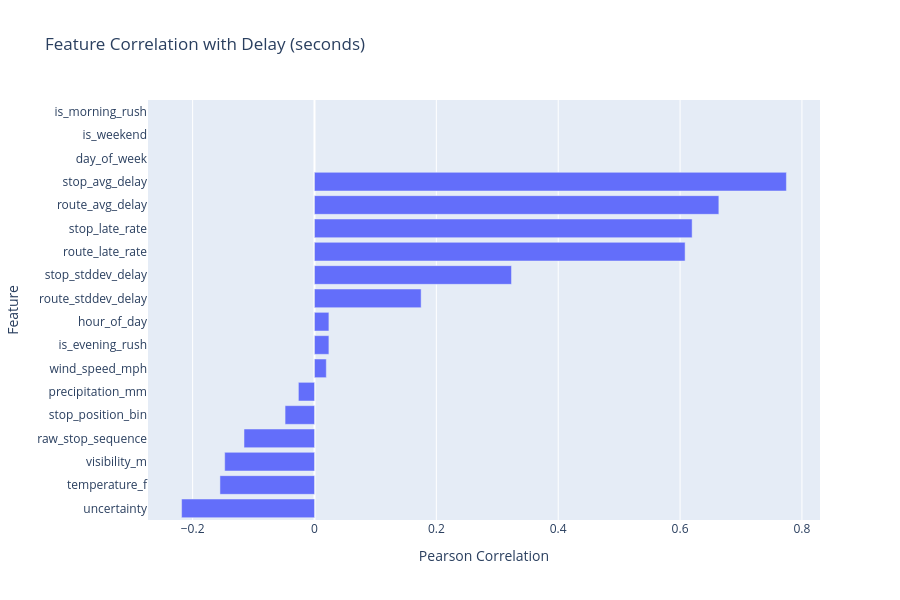

Write notebook code for a chart like this one.
### Code cell
# Correlation with target
numeric_cols = [
    "hour_of_day", "day_of_week", "is_weekend",
    "is_morning_rush", "is_evening_rush",
    "raw_stop_sequence", "stop_position_bin", "uncertainty",
    "route_avg_delay", "route_stddev_delay", "route_late_rate",
    "stop_avg_delay", "stop_stddev_delay", "stop_late_rate",
    "temperature_f", "precipitation_mm", "wind_speed_mph", "visibility_m",
    "target_delay_seconds"
]

corr_df = feature_matrix.select(numeric_cols).to_pandas()
correlations = corr_df.corr()["target_delay_seconds"].drop("target_delay_seconds").sort_values(ascending=False)

print("Feature Correlations with Delay (seconds):")
print(correlations.to_string())

fig = px.bar(
    x=correlations.values,
    y=correlations.index,
    orientation="h",
    title="Feature Correlation with Delay (seconds)",
    labels={"x": "Pearson Correlation", "y": "Feature"},
)
fig.update_layout(height=600, yaxis={"categoryorder": "total ascending"})
fig.show()

### Figure 1 — Plotly figure (JSON) as saved in the notebook; plotly's stock layout.template omitted (floating-point values rounded to 4 significant figures)
{"data": [{"hovertemplate": "Pearson Correlation=%{x}<br>Feature=%{y}<extra></extra>", "legendgroup": "", "marker": {"color": "#636efa", "pattern": {"shape": ""}}, "name": "", "orientation": "h", "showlegend": false, "textposition": "auto", "type": "bar", "x": [0.7745, 0.6636, 0.6198, 0.6083, 0.3233, 0.175, 0.02364, 0.02364, 0.0194, -0.02642, -0.04828, -0.1157, -0.1474, -0.1552, -0.2181, NaN, NaN, NaN], "xaxis": "x", "y": ["stop_avg_delay", "route_avg_delay", "stop_late_rate", "route_late_rate", "stop_stddev_delay", "route_stddev_delay", "hour_of_day", "is_evening_rush", "wind_speed_mph", "precipitation_mm", "stop_position_bin", "raw_stop_sequence", "visibility_m", "temperature_f", "uncertainty", "day_of_week", "is_weekend", "is_morning_rush"], "yaxis": "y"}], "layout": {"barmode": "relative", "height": 600, "legend": {"tracegroupgap": 0}, "title": {"text": "Feature Correlation with Delay (seconds)"}, "xaxis": {"anchor": "y", "domain": [0, 1], "title": {"text": "Pearson Correlation"}}, "yaxis": {"anchor": "x", "categoryorder": "total ascending", "domain": [0, 1], "title": {"text": "Feature"}}}}
